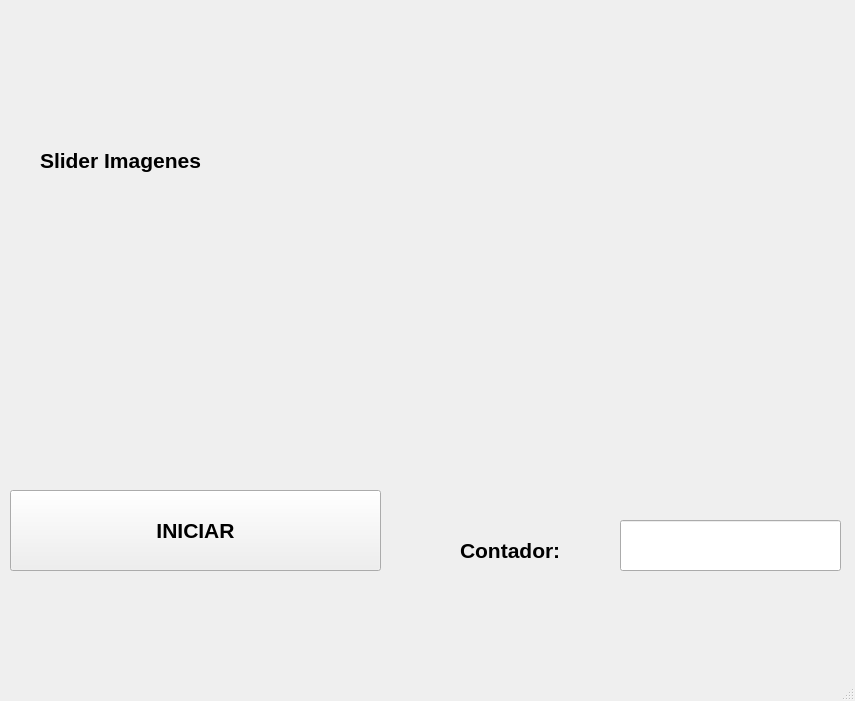
<?xml version="1.0" encoding="UTF-8"?>
<ui version="4.0">
 <class>MainWindow</class>
 <widget class="QMainWindow" name="MainWindow">
  <property name="geometry">
   <rect>
    <x>0</x>
    <y>0</y>
    <width>855</width>
    <height>701</height>
   </rect>
  </property>
  <property name="windowTitle">
   <string>MainWindow</string>
  </property>
  <widget class="QWidget" name="centralwidget">
   <widget class="QLabel" name="label">
    <property name="geometry">
     <rect>
      <x>40</x>
      <y>140</y>
      <width>381</width>
      <height>41</height>
     </rect>
    </property>
    <property name="font">
     <font>
      <pointsize>16</pointsize>
      <weight>75</weight>
      <bold>true</bold>
     </font>
    </property>
    <property name="text">
     <string>Slider Imagenes</string>
    </property>
   </widget>
   <widget class="QLabel" name="label_3">
    <property name="geometry">
     <rect>
      <x>20</x>
      <y>20</y>
      <width>231</width>
      <height>91</height>
     </rect>
    </property>
    <property name="text">
     <string/>
    </property>
    <property name="pixmap">
     <pixmap resource="archivo_recursos.qrc">:/Intro/UAT-Logotipo202.png</pixmap>
    </property>
    <property name="scaledContents">
     <bool>true</bool>
    </property>
   </widget>
   <widget class="QLabel" name="label_4">
    <property name="geometry">
     <rect>
      <x>610</x>
      <y>10</y>
      <width>231</width>
      <height>91</height>
     </rect>
    </property>
    <property name="text">
     <string/>
    </property>
    <property name="pixmap">
     <pixmap resource="archivo_recursos.qrc">:/Intro/FI_LOGO.png</pixmap>
    </property>
    <property name="scaledContents">
     <bool>true</bool>
    </property>
   </widget>
   <widget class="QLabel" name="lb_imagen">
    <property name="geometry">
     <rect>
      <x>230</x>
      <y>200</y>
      <width>391</width>
      <height>271</height>
     </rect>
    </property>
    <property name="font">
     <font>
      <pointsize>16</pointsize>
      <weight>75</weight>
      <bold>true</bold>
     </font>
    </property>
    <property name="text">
     <string/>
    </property>
    <property name="pixmap">
     <pixmap resource="archivo_recursos.qrc">:/Intro/UAT-Logotipo202.png</pixmap>
    </property>
    <property name="scaledContents">
     <bool>true</bool>
    </property>
   </widget>
   <widget class="QLabel" name="label_7">
    <property name="geometry">
     <rect>
      <x>460</x>
      <y>530</y>
      <width>151</width>
      <height>41</height>
     </rect>
    </property>
    <property name="font">
     <font>
      <pointsize>16</pointsize>
      <weight>75</weight>
      <bold>true</bold>
     </font>
    </property>
    <property name="text">
     <string>Contador:</string>
    </property>
   </widget>
   <widget class="QLineEdit" name="txt_contador">
    <property name="geometry">
     <rect>
      <x>620</x>
      <y>520</y>
      <width>221</width>
      <height>51</height>
     </rect>
    </property>
    <property name="font">
     <font>
      <pointsize>16</pointsize>
     </font>
    </property>
    <property name="alignment">
     <set>Qt::AlignCenter</set>
    </property>
   </widget>
   <widget class="QPushButton" name="btn_accion">
    <property name="geometry">
     <rect>
      <x>10</x>
      <y>490</y>
      <width>371</width>
      <height>81</height>
     </rect>
    </property>
    <property name="font">
     <font>
      <pointsize>16</pointsize>
      <weight>75</weight>
      <bold>true</bold>
     </font>
    </property>
    <property name="text">
     <string>INICIAR</string>
    </property>
   </widget>
  </widget>
  <widget class="QMenuBar" name="menubar">
   <property name="geometry">
    <rect>
     <x>0</x>
     <y>0</y>
     <width>855</width>
     <height>26</height>
    </rect>
   </property>
  </widget>
  <widget class="QStatusBar" name="statusbar"/>
 </widget>
 <resources>
  <include location="archivo_recursos.qrc"/>
 </resources>
 <connections/>
</ui>
